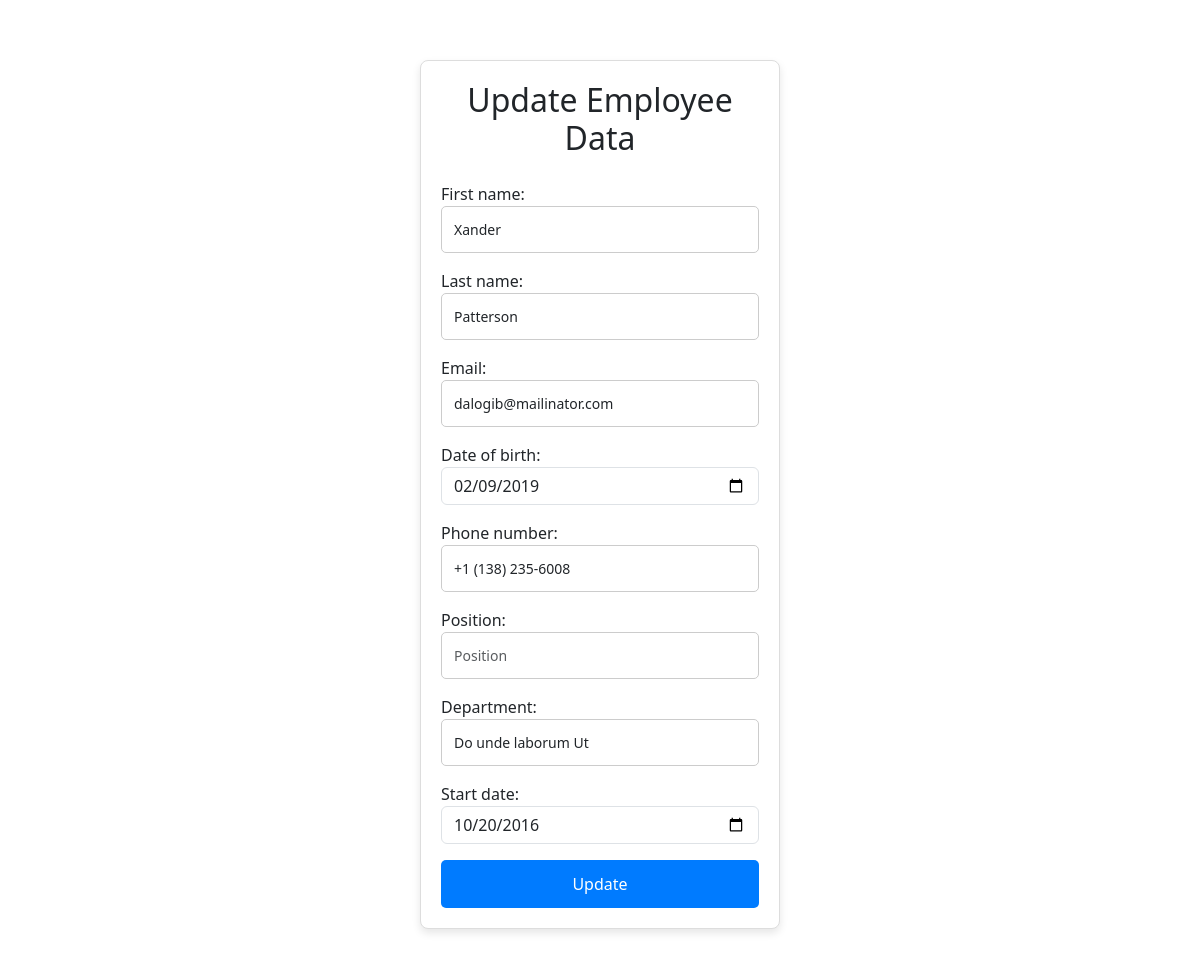
Screenshot of /10/edit/ with the database file from the repository.
### apps/intern/models.py (models this page shows, shortened)
class Employee(DateTimeModel):
    first_name = models.CharField(max_length=50)
    last_name = models.CharField(max_length=50)
    email = models.EmailField(unique=True)
    phone_number = models.CharField(max_length=30, blank=True, null=True)
    date_of_birth = models.DateField()
    post = models.CharField(max_length=100)
    department = models.CharField(max_length=100)
    start_date = models.DateField()
    date_created = models.DateTimeField(auto_now_add=True)
    date_updated = models.DateTimeField(auto_now=True)

### apps/intern/views.py (the view)
# urls.py: path('<int:pk>/edit/', EmployeeUpdateView.as_view(), name='employee_update'),
class EmployeeUpdateView(UpdateView):
    model = Employee
    template_name = 'employee_update.html'
    form_class = EmployeeForm
    success_url = reverse_lazy('employee_list')

### Templates/employee_update.html (shortened to what this page needs)
{% extends 'base.html' %}
{% block content %}
<div class="register-box">
    <h2 class="text-center mb-4">Update Employee Data</h2>
    <form method="post">
        {{ form.as_p }}
        <div class="d-grid">
            <input type="submit" value="Update" class="btn btn-primary">
        </div>
    </form>
</div>
{% endblock %}

### Templates/base.html (style rules this page uses)
.register-box { max-width: 360px; margin: 60px auto; padding: 20px; border: 1px solid #ddd; border-radius: 8px; box-shadow: 0 4px 8px rgba(0, 0, 0, 0.1); background-color: #ffffff; }
.register-box form { display: flex; flex-direction: column; }
.register-box input[type="text"], .register-box input[type="password"], .register-box input[type="email"] { padding: 12px; border: 1px solid #ccc; border-radius: 5px; font-size: 14px; outline: none; transition: border-color 0.3s ease; }
.register-box input[type="submit"] { background-color: #007BFF; color: white; padding: 12px; border: none; border-radius: 5px; cursor: pointer; font-size: 16px; transition: background-color 0.3s ease; }

### rows the page displays
Employee: first_name "Xander", last_name "Patterson", email "dalogib@mailinator.com", date_of_birth "02/09/2019", phone_number "+1 (138) 235-6008", department "Do unde laborum Ut", start_date "10/20/2016"
